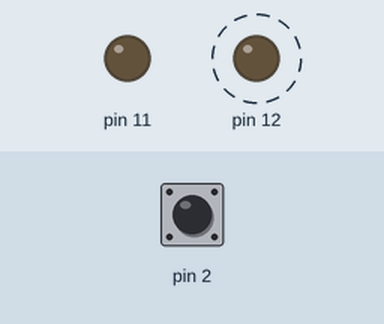
The sketch below on a simulated Arduino Uno, built with avr-gcc and run on an emulated ATmega328P. Shown: output pins drawn as LEDs (lit = HIGH). Dashed ring = blinking. The test bench sets the inputs (shaded band); at power-on: pin 2 HIGH.

Above: at 1.2 s.
1.3 s: pin 2 pulled LOW for 0.15 s
At 2.3 s:
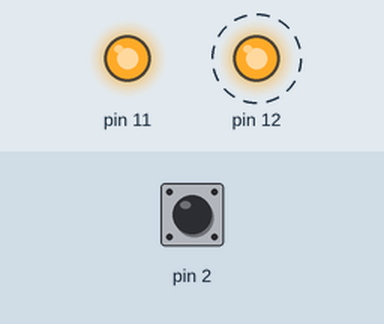
4.4 s: pin 2 pulled LOW for 1 s
At 6.5 s:
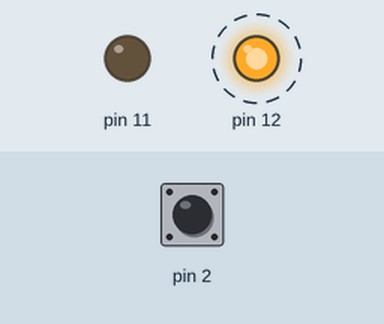
8.4 s: pin 2 pulled LOW for 3.2 s
At 9.8 s:
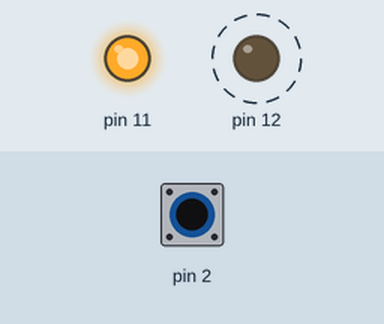
Timing chart, 0 to 20.6 s (numbered marks = the images above; inputs shaded):
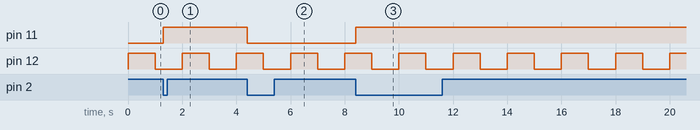

The sketch:

Interrupciones.ino
```cpp
void setup()
{
  pinMode(12, OUTPUT);
  pinMode(11, OUTPUT);
  pinMode(2, INPUT_PULLUP);
  attachInterrupt(digitalPinToInterrupt(2), interrupcion, FALLING);

}

void loop()
{
digitalWrite(12, HIGH);
delay(1000);
digitalWrite(12, LOW);
delay(1000);
}

void interrupcion()
{
digitalWrite(11, !(digitalRead(11)));
}
```

Measured:
- after the input at 1.3 s, pin 11: LOW → HIGH at once
- after the input at 4.4 s, pin 11: HIGH → LOW at once
- after the input at 8.4 s, pin 11: LOW → HIGH at once
- by itself, pin 12: alternates HIGH for 1.0 s and LOW for 1.0 s
